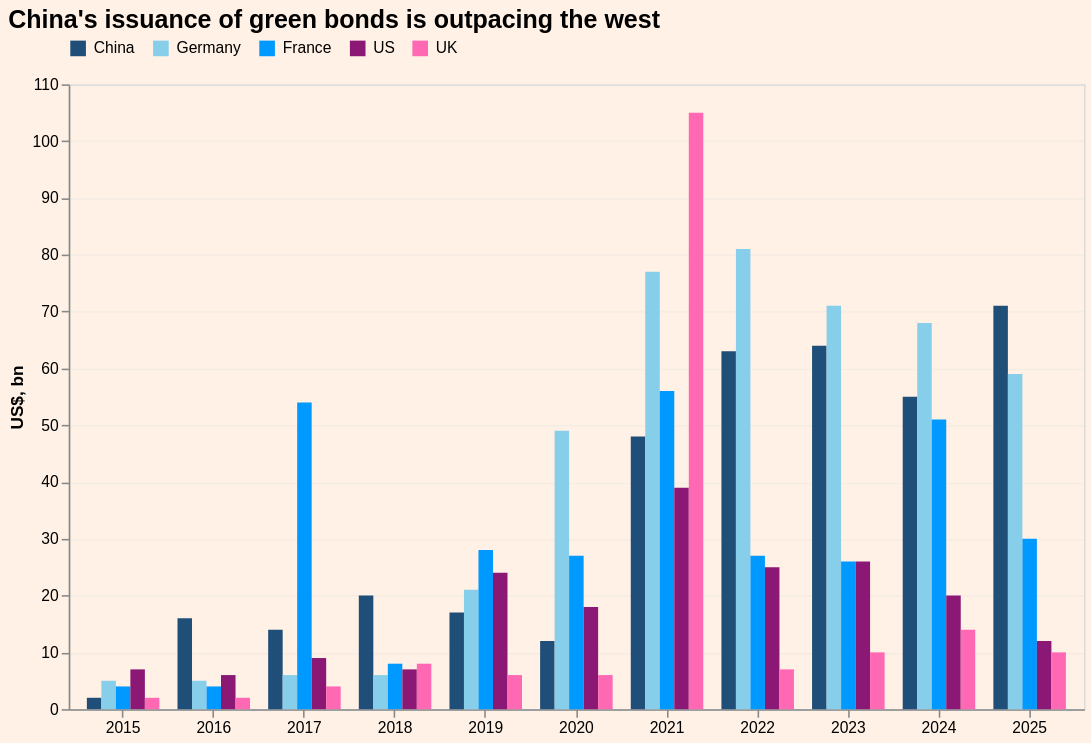

Write a Vega-Lite specification for this figure.
### Vega-Lite specification from a JSON file in a GitHub repository (floating-point values rounded to 4 significant figures)
{"config": {"view": {"continuousWidth": 300, "continuousHeight": 300}, "background": "#FFF1E5"}, "data": {"name": "data-2270bc3972597ec6c3e5776ed298dab3"}, "mark": {"type": "bar"}, "encoding": {"color": {"field": "Country", "legend": {"direction": "horizontal", "orient": "top", "title": null}, "scale": {"domain": ["China", "Germany", "France", "US", "UK"], "range": ["#1f4e78", "#87CEEB", "#0099FF", "#8B1874", "#FF69B4"]}, "type": "nominal"}, "tooltip": [{"field": "Year", "type": "ordinal"}, {"field": "Country", "type": "nominal"}, {"field": "Issuance", "title": "Issuance (US$ bn)", "type": "quantitative"}], "x": {"axis": {"labelAngle": 0, "title": null}, "field": "Year", "type": "ordinal"}, "xOffset": {"field": "Country", "sort": ["China", "Germany", "France", "US", "UK"], "type": "nominal"}, "y": {"axis": {"grid": true, "gridOpacity": 0.3, "title": "US$, bn"}, "field": "Issuance", "type": "quantitative"}}, "height": 400, "title": {"text": "China's issuance of green bonds is outpacing the west", "anchor": "start", "fontSize": 16}, "width": 650, "$schema": "https://vega.github.io/schema/vega-lite/v5.20.1.json", "datasets": {"data-2270bc3972597ec6c3e5776ed298dab3": [{"Year": 2015, "Country": "China", "Issuance": 2}, {"Year": 2016, "Country": "China", "Issuance": 16}, {"Year": 2017, "Country": "China", "Issuance": 14}, {"Year": 2018, "Country": "China", "Issuance": 20}, {"Year": 2019, "Country": "China", "Issuance": 17}, {"Year": 2020, "Country": "China", "Issuance": 12}, {"Year": 2021, "Country": "China", "Issuance": 48}, {"Year": 2022, "Country": "China", "Issuance": 63}, {"Year": 2023, "Country": "China", "Issuance": 64}, {"Year": 2024, "Country": "China", "Issuance": 55}, {"Year": 2025, "Country": "China", "Issuance": 71}, {"Year": 2015, "Country": "Germany", "Issuance": 5}, {"Year": 2016, "Country": "Germany", "Issuance": 5}, {"Year": 2017, "Country": "Germany", "Issuance": 6}, {"Year": 2018, "Country": "Germany", "Issuance": 6}, {"Year": 2019, "Country": "Germany", "Issuance": 21}, {"Year": 2020, "Country": "Germany", "Issuance": 49}, {"Year": 2021, "Country": "Germany", "Issuance": 77}, {"Year": 2022, "Country": "Germany", "Issuance": 81}, {"Year": 2023, "Country": "Germany", "Issuance": 71}, {"Year": 2024, "Country": "Germany", "Issuance": 68}, {"Year": 2025, "Country": "Germany", "Issuance": 59}, {"Year": 2015, "Country": "France", "Issuance": 4}, {"Year": 2016, "Country": "France", "Issuance": 4}, {"Year": 2017, "Country": "France", "Issuance": 54}, {"Year": 2018, "Country": "France", "Issuance": 8}, {"Year": 2019, "Country": "France", "Issuance": 28}, {"Year": 2020, "Country": "France", "Issuance": 27}, {"Year": 2021, "Country": "France", "Issuance": 56}, {"Year": 2022, "Country": "France", "Issuance": 27}, {"Year": 2023, "Country": "France", "Issuance": 26}, {"Year": 2024, "Country": "France", "Issuance": 51}, {"Year": 2025, "Country": "France", "Issuance": 30}, {"Year": 2015, "Country": "US", "Issuance": 7}, {"Year": 2016, "Country": "US", "Issuance": 6}, {"Year": 2017, "Country": "US", "Issuance": 9}, {"Year": 2018, "Country": "US", "Issuance": 7}, {"Year": 2019, "Country": "US", "Issuance": 24}, {"Year": 2020, "Country": "US", "Issuance": 18}, {"Year": 2021, "Country": "US", "Issuance": 39}, {"Year": 2022, "Country": "US", "Issuance": 25}, {"Year": 2023, "Country": "US", "Issuance": 26}, {"Year": 2024, "Country": "US", "Issuance": 20}, {"Year": 2025, "Country": "US", "Issuance": 12}, {"Year": 2015, "Country": "UK", "Issuance": 2}, {"Year": 2016, "Country": "UK", "Issuance": 2}, {"Year": 2017, "Country": "UK", "Issuance": 4}, {"Year": 2018, "Country": "UK", "Issuance": 8}, {"Year": 2019, "Country": "UK", "Issuance": 6}, {"Year": 2020, "Country": "UK", "Issuance": 6}, {"Year": 2021, "Country": "UK", "Issuance": 105}, {"Year": 2022, "Country": "UK", "Issuance": 7}, {"Year": 2023, "Country": "UK", "Issuance": 10}, {"Year": 2024, "Country": "UK", "Issuance": 14}, {"Year": 2025, "Country": "UK", "Issuance": 10}]}}
